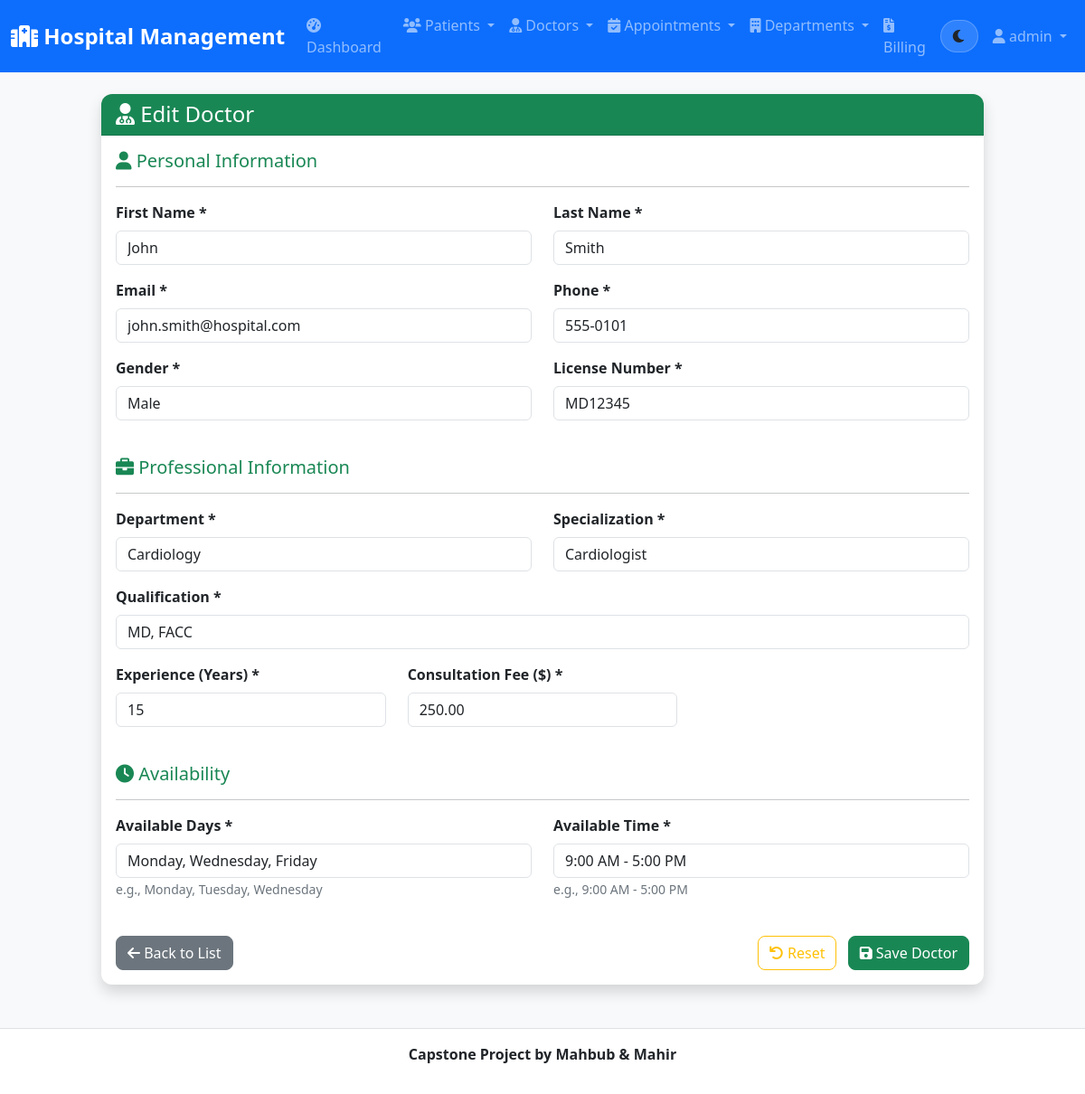
The page /doctors/1/update/ (signed in) on the database its author committed.
### hospital_app/models.py (models this page shows, shortened)
class Doctor(models.Model):
    GENDER_CHOICES = [
        ('M', 'Male'),
        ('F', 'Female'),
        ('O', 'Other'),
    ]
    first_name = models.CharField(max_length=50)
    last_name = models.CharField(max_length=50)
    email = models.EmailField(unique=True)
    phone = models.CharField(max_length=20)
    specialization = models.CharField(max_length=100)
    department = models.ForeignKey(Department, on_delete=models.CASCADE, related_name='doctors')
    license_number = models.CharField(max_length=50, unique=True)
    gender = models.CharField(max_length=1, choices=GENDER_CHOICES)
    qualification = models.CharField(max_length=200)
    experience_years = models.PositiveIntegerField()
    consultation_fee = models.DecimalField(max_digits=10, decimal_places=2)
    available_days = models.CharField(max_length=100, help_text="e.g., Monday, Tuesday, Wednesday")
    available_time = models.CharField(max_length=100, help_text="e.g., 9:00 AM - 5:00 PM")
    created_at = models.DateTimeField(auto_now_add=True)
    updated_at = models.DateTimeField(auto_now=True)

### hospital_app/views.py (the view)
# urls.py: path('doctors/<int:pk>/update/', views.doctor_update, name='doctor_update'),
@login_required
def doctor_update(request, pk):
    doctor = get_object_or_404(Doctor, pk=pk)
    if request.method == 'POST':
        form = DoctorForm(request.POST, instance=doctor)
        if form.is_valid():
            form.save()
            messages.success(request, 'Doctor updated successfully!')
            return redirect('doctor_detail', pk=doctor.pk)
    else:
        form = DoctorForm(instance=doctor)
    return render(request, 'hospital/doctor_form.html', {'form': form, 'title': 'Edit Doctor'})

### hospital_app/forms.py
class DoctorForm(forms.ModelForm):
    class Meta:
        model = Doctor
        fields = '__all__'
        widgets = {
            'available_time': forms.TextInput(attrs={'placeholder': 'e.g., 9:00 AM - 5:00 PM'}),
            'available_days': forms.TextInput(attrs={'placeholder': 'e.g., Monday, Tuesday, Wednesday'}),
        }

### hospital_app/models.py (called while the page is built)
    def __str__(self):
        return self.name

### hospital/templates/hospital/doctor_form.html (shortened to what this page needs)
{% extends 'base.html' %}
{% block content %}
<div class="row justify-content-center">
    <div class="col-md-10">
        <div class="card shadow">
            <div class="card-header bg-success text-white">
                <h4 class="mb-0">
                    <i class="fas fa-user-md"></i> {{ title }}
                </h4>
            </div>
            <div class="card-body">
                <form method="post">
                    <div class="row mb-4">
                        <div class="col-12">
                            <h5 class="text-success"><i class="fas fa-user"></i> Personal Information</h5>
                            <hr>
                        </div>
                        <div class="col-md-6 mb-3">
                            <label for="{{ form.first_name.id_for_label }}" class="form-label">First Name *</label>
                            {{ form.first_name }}
                        </div>
                        <div class="col-md-6 mb-3">
                            <label for="{{ form.last_name.id_for_label }}" class="form-label">Last Name *</label>
                            {{ form.last_name }}
                        </div>
                        <div class="col-md-6 mb-3">
                            <label for="{{ form.email.id_for_label }}" class="form-label">Email *</label>
                            {{ form.email }}
                        </div>
                        <div class="col-md-6 mb-3">
                            <label for="{{ form.phone.id_for_label }}" class="form-label">Phone *</label>
                            {{ form.phone }}
                        </div>
                        <div class="col-md-6 mb-3">
                            <label for="{{ form.gender.id_for_label }}" class="form-label">Gender *</label>
                            {{ form.gender }}
                        </div>
                        <div class="col-md-6 mb-3">
                            <label for="{{ form.license_number.id_for_label }}" class="form-label">License Number *</label>
                            {{ form.license_number }}
                        </div>
                    </div>
                    <div class="row mb-4">
                        <div class="col-12">
                            <h5 class="text-success"><i class="fas fa-briefcase"></i> Professional Information</h5>
                            <hr>
                        </div>
                        <div class="col-md-6 mb-3">
                            <label for="{{ form.department.id_for_label }}" class="form-label">Department *</label>
                            {{ form.department }}
                        </div>
                        <div class="col-md-6 mb-3">
                            <label for="{{ form.specialization.id_for_label }}" class="form-label">Specialization *</label>
                            {{ form.specialization }}
                        </div>
                        <div class="col-md-12 mb-3">
                            <label for="{{ form.qualification.id_for_label }}" class="form-label">Qualification *</label>
                            {{ form.qualification }}
                        </div>
                        <div class="col-md-4 mb-3">
                            <label for="{{ form.experience_years.id_for_label }}" class="form-label">Experience (Years) *</label>
                            {{ form.experience_years }}
                        </div>
                        <div class="col-md-4 mb-3">
                            <label for="{{ form.consultation_fee.id_for_label }}" class="form-label">Consultation Fee ($) *</label>
                            {{ form.consultation_fee }}
                        </div>
                    </div>
                    <div class="row mb-4">
                        <div class="col-12">
                            <h5 class="text-success"><i class="fas fa-clock"></i> Availability</h5>
                            <hr>
                        </div>
                        <div class="col-md-6 mb-3">
                            <label for="{{ form.available_days.id_for_label }}" class="form-label">Available Days *</label>
                            {{ form.available_days }}
                            <small class="form-text text-muted">e.g., Monday, Tuesday, Wednesday</small>
                        </div>
                        <div class="col-md-6 mb-3">
                            <label for="{{ form.available_time.id_for_label }}" class="form-label">Available Time *</label>
                            {{ form.available_time }}
                            <small class="form-text text-muted">e.g., 9:00 AM - 5:00 PM</small>
                        </div>
                    </div>
                    <div class="row">
                        <div class="col-12">
                            <div class="d-flex justify-content-between">
                                <a href="{% url 'doctor_list' %}" class="btn btn-secondary">
                                    <i class="fas fa-arrow-left"></i> Back to List
                                </a>
                                <div>
                                    <button type="reset" class="btn btn-outline-warning me-2">
                                        <i class="fas fa-undo"></i> Reset
                                    </button>
                                    <button type="submit" class="btn btn-success">
                                        <i class="fas fa-save"></i> Save Doctor
                                    </button>
                                </div>
                            </div>
                        </div>
                    </div>
                </form>
            </div>
        </div>
    </div>
</div>
{% endblock %}

### hospital/templates/base.html (shortened to what this page needs)
<!DOCTYPE html>
<html lang="en" data-theme="light">
<head>
    <link href="https://cdn.jsdelivr.net/npm/bootstrap@5.1.3/dist/css/bootstrap.min.css" rel="stylesheet">
    <link href="https://cdnjs.cloudflare.com/ajax/libs/font-awesome/6.0.0/css/all.min.css" rel="stylesheet">
    {% load static %}
    <link rel="stylesheet" href="{% static 'css/style.css' %}">
</head>
<body>
    <nav class="navbar navbar-expand-lg navbar-dark bg-primary">
        <div class="container-fluid">
            <a class="navbar-brand" href="{% url 'home' %}">
                <i class="fas fa-hospital"></i> Hospital Management
            </a>
            <div class="collapse navbar-collapse" id="navbarNav">
                <ul class="navbar-nav me-auto">
                    {% if user.is_authenticated %}
                    <li class="nav-item">
                        <a class="nav-link" href="{% url 'dashboard' %}">
                            <i class="fas fa-tachometer-alt"></i> Dashboard
                        </a>
                    </li>
                    <li class="nav-item dropdown">
                        <a class="nav-link dropdown-toggle" href="#" id="patientsDropdown" role="button" data-bs-toggle="dropdown">
                            <i class="fas fa-users"></i> Patients
                        </a>
                    </li>
                    <li class="nav-item dropdown">
                        <a class="nav-link dropdown-toggle" href="#" id="doctorsDropdown" role="button" data-bs-toggle="dropdown">
                            <i class="fas fa-user-md"></i> Doctors
                        </a>
                    </li>
                    <li class="nav-item dropdown">
                        <a class="nav-link dropdown-toggle" href="#" id="appointmentsDropdown" role="button" data-bs-toggle="dropdown">
                            <i class="fas fa-calendar-check"></i> Appointments
                        </a>
                    </li>
                    <li class="nav-item dropdown">
                        <a class="nav-link dropdown-toggle" href="#" id="departmentsDropdown" role="button" data-bs-toggle="dropdown">
                            <i class="fas fa-building"></i> Departments
                        </a>
                    </li>
                    <li class="nav-item">
                        <a class="nav-link" href="{% url 'billing_list' %}">
                            <i class="fas fa-file-invoice-dollar"></i> Billing
                        </a>
                    </li>
                    {% endif %}
                </ul>
                <ul class="navbar-nav">
                    <li class="nav-item d-flex align-items-center me-2">
                        <button id="themeToggle" class="btn theme-toggle" type="button" aria-label="Toggle dark mode" title="Toggle theme">
                            <i id="themeIcon" class="fas fa-moon"></i>
                        </button>
                    </li>
                    {% if user.is_authenticated %}
                    <li class="nav-item dropdown">
                        <a class="nav-link dropdown-toggle" href="#" id="userDropdown" role="button" data-bs-toggle="dropdown">
                            <i class="fas fa-user"></i> {{ user.username }}
                        </a>
                    </li>
                    {% endif %}
                </ul>
            </div>
        </div>
    </nav>
    <main class="container-fluid mt-4">
        {% block content %}
        {% endblock %}
    </main>
    <footer class="text-center py-3 mt-5">
         <div class="container">
            <p><b>Capstone Project by Mahbub & Mahir</b></p>
        </div>
    </footer>
    {% load static %}
</body>
</html>

### hospital/static/css/style.css (style rules this page uses)
:root { --primary-color: #0d6efd; --secondary-color: #6c757d; --success-color: #198754; --info-color: #0dcaf0; --warning-color: #ffc107; --danger-color: #dc3545; --light-color: #f8f9fa; --dark-color: #212529; --bg: #f8f9fa; --bg-elevated: #ffffff; --text: #212529; --text-muted: #6c757d; --border: #dee2e6; --shadow: 0 0.125rem 0.25rem rgba(0, 0, 0, 0.075); --shadow-hover: 0 0.5rem 1rem rgba(0, 0, 0, 0.15); }
html, body { font-family: 'Segoe UI', Tahoma, Geneva, Verdana, sans-serif; background-color: var(--bg) !important; color: var(--text) !important; transition: background-color 320ms ease, color 320ms ease; }
.navbar-brand { font-weight: bold; font-size: 1.5rem; }
.navbar-nav .nav-link { font-weight: 500; transition: all 0.3s ease; }
.card { border: none; border-radius: 0.75rem; background-color: var(--bg-elevated); color: var(--text); box-shadow: var(--shadow); transition: all 0.3s ease; }
.card-body, .card-header, .card-footer { background-color: transparent; color: var(--text); }
.card-header { border-radius: 0.75rem 0.75rem 0 0 !important; font-weight: 600; }
.btn { border-radius: 0.5rem; font-weight: 500; transition: all 0.3s ease; }
.form-control, .form-select { border-radius: 0.5rem; border: 1px solid var(--border); background-color: var(--bg-elevated); color: var(--text); transition: all 0.3s ease; }
.form-label { font-weight: 600; color: var(--text); margin-bottom: 0.5rem; }
footer { background-color: var(--bg-elevated) !important; color: var(--text); border-top: 1px solid var(--border); }
.theme-toggle { width: 42px; height: 36px; border-radius: 999px; display: inline-flex; align-items: center; justify-content: center; background: rgba(255, 255, 255, 0.14); border: 1px solid rgba(255, 255, 255, 0.22); transition: transform 180ms ease, background-color 320ms ease, border-color 320ms ease; }
.text-muted { color: var(--text-muted) !important; }

### hospital/templates/hospital/doctor_form.html (style rules this page uses)
.form-control, .form-select { border-radius: 0.375rem; }

### rows shown on the page
Doctor: first_name "John", last_name "Smith", email "john.smith@hospital.com", phone "555-0101", gender "Male", license_number "MD12345", department "Cardiology", specialization "Cardiologist", qualification "MD, FACC", experience_years "15", consultation_fee "250.00", available_days "Monday, Wednesday, Friday", available_time "9:00 AM - 5:00 PM"

### other values the page prints
{{ user.username }} "admin"
{{ title }} "Edit Doctor"
